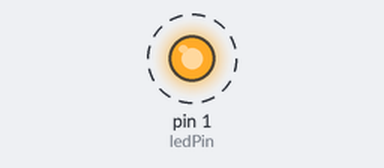
Simulated run of this sketch. Board: Arduino Uno, built with avr-gcc and run on an emulated ATmega328P. Shown: output pins drawn as LEDs (lit = HIGH). Dashed ring = blinking.

Above: at 0.5 s.
Timing chart, 0 to 4.6 s (numbered marks = the images above):
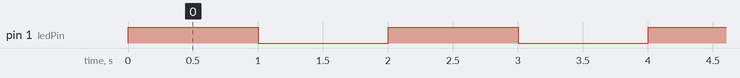

Measured:
- by itself, pin 1 (ledPin): alternates HIGH for 1.0 s and LOW for 1.0 s

The sketch:

_3pi-blink-led.ino
```cpp
#include <OrangutanLEDs.h>


/*
 * Blink
 *
 * The basic Arduino example, modified to work for Orangutans.
 * Turns on an LED for one second, then off for one second,
 * and so on...  We use pin 1 because Orangutans have an LED
 * on PD1, which corresponds to Arduino pin 1.
 *
 * http://www.arduino.cc/en/Tutorial/Blink
 */

int ledPin = 1;                 // LED connected to digital pin 1 (PD1) on Orangutans

void setup()                    // run once, when the sketch starts
{
  pinMode(ledPin, OUTPUT);      // sets the digital pin as output
}

void loop()                     // run over and over again
{
  digitalWrite(ledPin, HIGH);   // sets the LED on
  delay(1000);                  // waits for a second
  digitalWrite(ledPin, LOW);    // sets the LED off
  delay(1000);                  // waits for a second
}
```
